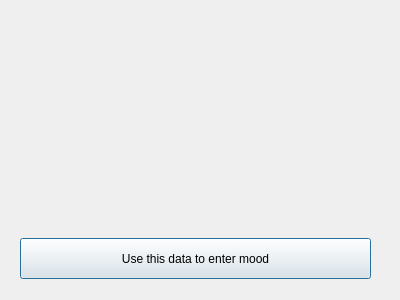
<?xml version="1.0" encoding="UTF-8"?>
<ui version="4.0">
 <class>text_analysis_window</class>
 <widget class="QDialog" name="text_analysis_window">
  <property name="geometry">
   <rect>
    <x>0</x>
    <y>0</y>
    <width>400</width>
    <height>300</height>
   </rect>
  </property>
  <property name="windowTitle">
   <string>Dialog</string>
  </property>
  <property name="styleSheet">
   <string notr="true">border-color: rgb(255, 255, 255);</string>
  </property>
  <widget class="QWidget" name="verticalLayoutWidget">
   <property name="geometry">
    <rect>
     <x>19</x>
     <y>69</y>
     <width>361</width>
     <height>131</height>
    </rect>
   </property>
   <layout class="QVBoxLayout" name="verticalLayout"/>
  </widget>
  <widget class="QPushButton" name="apply_mood">
   <property name="geometry">
    <rect>
     <x>20</x>
     <y>238</y>
     <width>351</width>
     <height>41</height>
    </rect>
   </property>
   <property name="text">
    <string>Use this data to enter mood</string>
   </property>
  </widget>
 </widget>
 <resources/>
 <connections/>
</ui>
